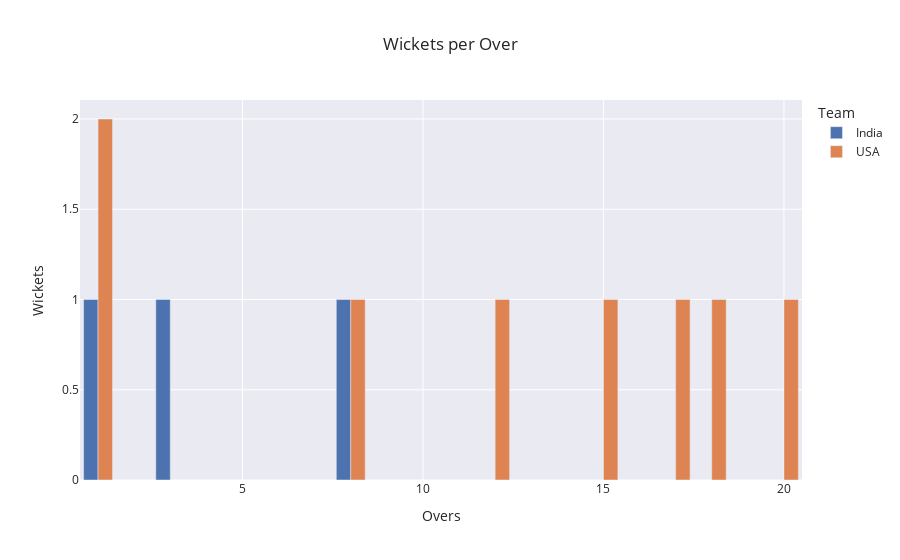

Notebook code for this chart:
### Code cell
fig =pg.Figure()
fig.add_trace(pg.Bar(
x = india_wicket.index+1,
y = india_wicket.values,
name = 'India'))

fig.add_trace(pg.Bar(
x = usa_wicket.index+1,
y = usa_wicket.values,
name = 'USA'))

fig.update_layout(
title = 'Wickets per Over',
xaxis_title = 'Overs',
yaxis_title = 'Wickets',
legend_title = 'Team',
template = 'seaborn')

### Figure 1 — Plotly figure (JSON) as saved in the notebook; plotly's stock layout.template omitted (floating-point values rounded to 4 significant figures)
{"data": [{"name": "India", "type": "bar", "x": [1, 3, 8], "y": [1, 1, 1]}, {"name": "USA", "type": "bar", "x": [1, 8, 12, 15, 17, 18, 20], "y": [2, 1, 1, 1, 1, 1, 1]}], "layout": {"legend": {"title": {"text": "Team"}}, "title": {"text": "Wickets per Over"}, "xaxis": {"title": {"text": "Overs"}}, "yaxis": {"title": {"text": "Wickets"}}}}
